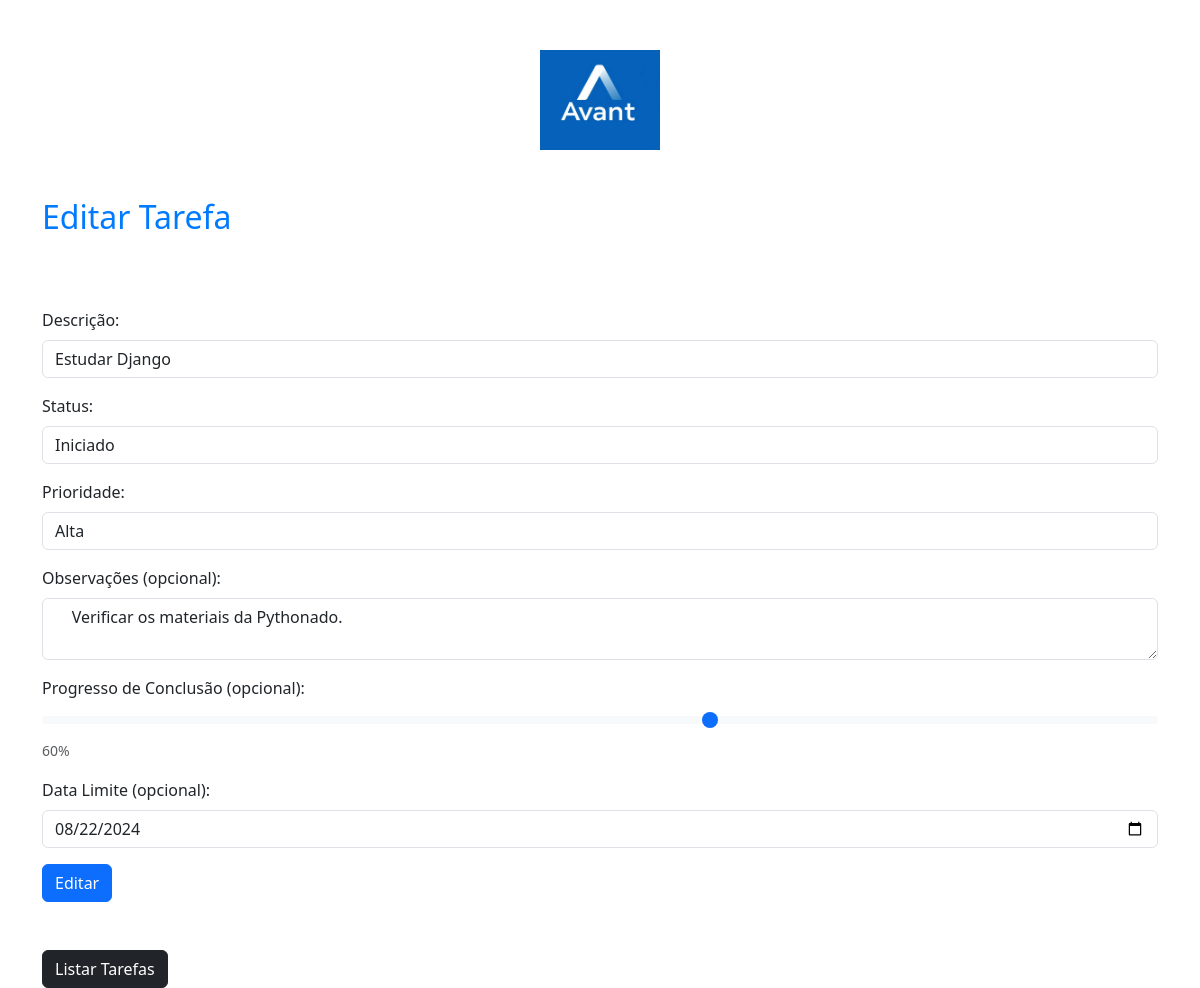
The page /editar_tarefa/7/ (signed in) on the database its author committed.
### tarefas/models.py (models this page shows, shortened)
class Tarefas(models.Model):
    status_choices = (
        (1, "Pendente"),
        (2, "Iniciado"),
        (3, "Concluído"),
        (4, "Excluído"),
    )
    prioridade_choices = (
        (1, "Baixa"),
        (2, "Média"),
        (3, "Alta"),
    )
    descricao = models.CharField(
        max_length=255, verbose_name="Descrição", null=False, blank=False
    )
    status = models.IntegerField(
        choices=status_choices, default=1, verbose_name="Status"
    )
    prioridade = models.IntegerField(
        choices=prioridade_choices, default=1, verbose_name="Prioridade"
    )
    obs = models.TextField(blank=True, null=True)
    progresso_conclusao = models.IntegerField(default=0, blank=True, null=True)
    dataInicio = models.DateTimeField(auto_now_add=True)
    dataFim = models.DateTimeField(blank=True, null=True)
    dataLimite = models.DateTimeField(blank=True, null=True)
    user = models.ForeignKey(User, on_delete=models.CASCADE)

### tarefas/views.py (the view)
# urls.py: path("editar_tarefa/<int:tarefa_id>/", views.editar_tarefa, name="editar_tarefa"),
def editar_tarefa(request, tarefa_id):
    tarefa = get_object_or_404(Tarefas, id=tarefa_id)
    if tarefa.user == request.user:
        if request.method == "POST":
            descricao = request.POST.get("descricao")
            status = int(request.POST.get("status"))
            prioridade = int(request.POST.get("prioridade"))
            obs = request.POST.get("obs")
            dataLimite = request.POST.get("dataLimite")
            if status == 3:
                dataFim = datetime.now().date()
                progresso_conclusao = 100
            else:
                dataFim = None
                progresso_conclusao = int(request.POST.get("progresso_conclusao"))
            try:
                dataLimite = datetime.strptime(dataLimite, "%Y-%m-%d").date()
            except ValueError:
                messages.add_message(
                    request,
                    constants.ERROR,
                    "Data Limite inválida. Utilize o formato DD-MM-YYYY.",
                )
                return render(
                    request,
                    "editar_tarefa.html",
                    {
                        "tarefa_editar": tarefa,
                        "status_choices": Tarefas.status_choices,
                        "prioridade_choices": Tarefas.prioridade_choices,
                    },
                )
            tarefa.descricao = descricao
            tarefa.status = status
            tarefa.prioridade = prioridade
            tarefa.obs = obs
            tarefa.progresso_conclusao = progresso_conclusao
            tarefa.dataLimite = dataLimite
            tarefa.dataFim = dataFim
            tarefa.save()  # Salva as alterações no banco de dados
            messages.add_message(
                request, constants.SUCCESS, "Tarefa editada com sucesso!"
            )
            return redirect("listar_tarefas")
        else:
            status_choices = Tarefas.status_choices
            prioridade_choices = Tarefas.prioridade_choices
            return render(
                request,
                "cadastrar_tarefa.html",
                {
                    "tarefa_editar": tarefa,
                    "status_choices": status_choices,
                    "prioridade_choices": prioridade_choices,
                },
            )
    else:
        messages.add_message(
            request, constants.ERROR, "Você não tem permissão para editar esta tarefa."
        )
        return redirect("listar_tarefas")

### tarefas/templates/cadastrar_tarefa.html (shortened to what this page needs)
{% load static %}
<!DOCTYPE html>
<html lang="pt-br">
<head>
    <link href="https://cdn.jsdelivr.net/npm/bootstrap@5.3.0-alpha1/dist/css/bootstrap.min.css" rel="stylesheet">
    <link rel="stylesheet" href="{% static 'tarefas/css/tarefas.css' %}">
</head>
<body>
    <div class="row justify-content-center mb-5">
        <div class="col-md-4 text-center">
          <img src="{% static 'geral/img/LogoAvant1.jpg' %}" alt="Logo" class="img-fluid" style="margin-top: 50px; max-width: 200px; max-height: 100px;">
        </div>
      </div>
    <div class="container mt-5">
        <h2 class="mb-4">{% if tarefa_editar %} Editar Tarefa {% else %} Cadastrar Tarefa {% endif %}</h2>
        <br>
        <br>
        {% if tarefa_editar %}
            <form action="{% url 'editar_tarefa' tarefa_editar.id %}" method="POST"> {% csrf_token %}
        {% else %}
            <form action="{% url 'cadastrar_tarefa' %}" method="POST"> {% csrf_token %}
        {% endif %}
            <div class="mb-3">
                <label for="descricao" class="form-label">Descrição:</label>
                <input type="text" class="form-control" id="descricao" name="descricao" required {% if tarefa_editar %} value="{{tarefa_editar.descricao}}" {% endif %}>
            </div>
            <div class="mb-3">
                <label for="status" class="form-label">Status:</label>
                <select class="form-control" id="status" name="status">
                    {% for status_value, status_label in status_choices %}
                        <option value="{{ status_value }}" {% if tarefa_editar.status == status_value %} selected {% endif %} >{{ status_label }}</option>
                    {% endfor %}
                </select>
            </div>
            <div class="mb-3">
                <label for="prioridade" class="form-label">Prioridade:</label>
                <select class="form-control" id="prioridade" name="prioridade">
                    {% for prioridade_value, prioridade_label in prioridade_choices %}
                        <option value="{{ prioridade_value }}" {% if tarefa_editar.prioridade == prioridade_value %} selected {% endif %}>{{ prioridade_label }}</option>
                    {% endfor %}
                </select>
            </div>
            <div class="mb-3">
                <label for="obs" class="form-label">Observações (opcional):</label>
                <textarea class="form-control" id="obs" name="obs" >{% if tarefa_editar %} {{tarefa_editar.obs}} {% endif %}</textarea>
            </div>
            <div class="mb-3">
                <label for="progresso_conclusao" class="form-label">Progresso de Conclusão (opcional):</label>
                <input type="range" class="form-range" min="0" max="100" id="progresso_conclusao" name="progresso_conclusao" {% if tarefa_editar %} value="{{tarefa_editar.progresso_conclusao}}" {% else %} value="0" {% endif %}>
                <span id="progresso_valor" class="form-text">{% if tarefa_editar %} {{tarefa_editar.progresso_conclusao}}% {% else %} 0% {% endif %}</span>
            </div>
            <div class="mb-3">
                <label for="dataLimite" class="form-label">Data Limite (opcional):</label>
                <input type="date" class="form-control" id="dataLimite" name="dataLimite" {% if tarefa_editar %} value="{{ tarefa_editar.dataLimite|date:'Y-m-d' }}" {% endif %}>
            </div>
            <button type="submit" class="btn btn-primary">{% if tarefa_editar %} Editar {% else %} Cadastrar {% endif %}</button>
        </form>
        <br><br>
        <a href="{% url 'listar_tarefas' %}"  class="btn btn-dark">Listar Tarefas</a>
    </div>
</body>
</html>

### templates/static/tarefas/css/tarefas.css (style rules this page uses)
.container { margin-top: 50px; }
h2 { color: #007bff; }
.form-range { width: 100%; }
#progresso_valor { margin-left: 10px; }
a { text-decoration: none; }

### rows shown on the page
Tarefas: descricao "Estudar Django", status "Iniciado", prioridade "Alta", obs "Verificar os materiais da Pythonado.", progresso_conclusao "60", dataLimite "08/22/2024"
